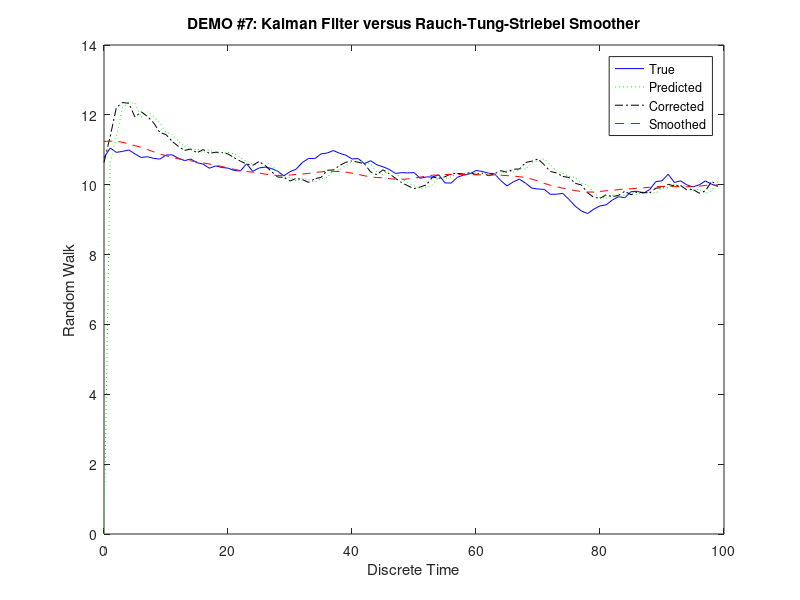
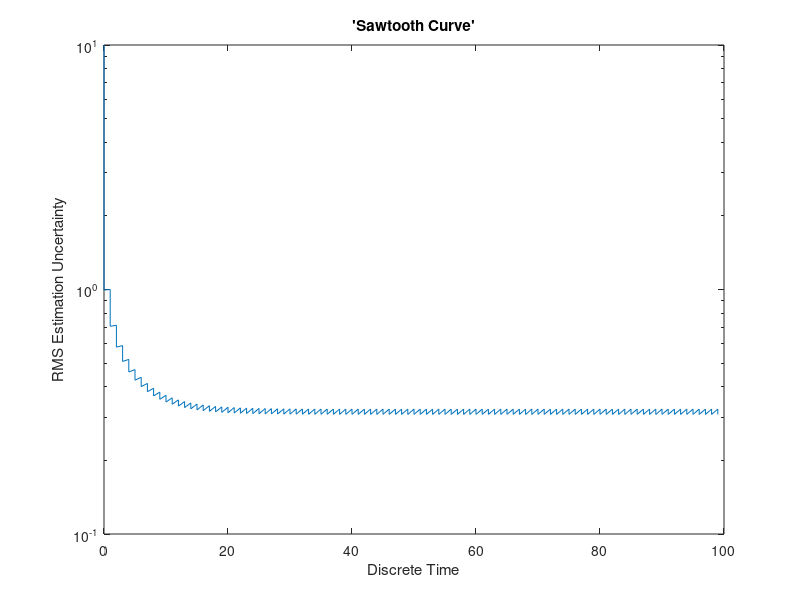

MATLAB code for these plots, in order:
% Demonstrates relative performance of Kalman filter 
% and Rauch-Tung-Striebel smoother on random walk estimation 

clear all; 
close all; 
N = 100;  % Number of samples of process used in simulations 
process_noise_variance = 0.01;  % Variance of random walk increments 
measurement_noise_variance = 1;    % Variance of sampling noise 
sigma_proces_noise  = sqrt(process_noise_variance); % Standard deviations 
sigma_measurement_noise  = sqrt(measurement_noise_variance); 

%
P_estimation_uncertainty_covariance_minus      = 100;           % Covariance of initial uncertainty 
x_true_state(1)    = sqrt(P_estimation_uncertainty_covariance_minus)*randn; % Initial value of true process 
x_estimated_state_minus(1)   = 0;             % Initial (predicted) value of true process 
sawtooth   = sqrt(P_estimation_uncertainty_covariance_minus); 
ts         = 0; 
% 

% Forward pass: filter 
for k=1:N; 
   t_vec(k) = k-1; 
   if k~=1 
      x_true_state(k)  = x_true_state(k-1) + sigma_proces_noise*randn;       % Random walk 
      P_estimation_uncertainty_covariance_minus(k) = P_estimation_uncertainty_covariance_plus(k-1) + process_noise_variance; 
      sawtooth = [sawtooth,sqrt(P_estimation_uncertainty_covariance_minus(k))]; 
      ts       = [ts,t_vec(k)]; 
      x_estimated_state_minus(k) = x_estimated_state_plus(k-1); 
   end; 
   z(k)     = x_true_state(k) + sigma_measurement_noise*randn;            % Noisy sample 
   K        = P_estimation_uncertainty_covariance_minus(k)/(P_estimation_uncertainty_covariance_minus(k)+measurement_noise_variance); 
   x_estimated_state_plus(k) = x_estimated_state_minus(k) + K*(z(k) - x_estimated_state_minus(k));  % Kalman filter estimate 
   P_estimation_uncertainty_covariance_plus(k) = P_estimation_uncertainty_covariance_minus(k) - K*P_estimation_uncertainty_covariance_minus(k); 
   sawtooth = [sawtooth,sqrt(P_estimation_uncertainty_covariance_plus(k))]; 
   ts       = [ts,t_vec(k)]; 
end; 

% Backward pass: smooth 
xsmooth = x_estimated_state_plus; 
for k=N-1:-1:1, 
   A          = P_estimation_uncertainty_covariance_plus(k)/P_estimation_uncertainty_covariance_minus(k+1); 
   xsmooth(k) = xsmooth(k) + A*(xsmooth(k+1) - x_estimated_state_minus(k+1)); 
end; 
plot(t_vec,x_true_state,'b-',t_vec,x_estimated_state_minus,'g:',t_vec,x_estimated_state_plus,'k-.',t_vec,xsmooth,'r--'); 
legend('True','Predicted','Corrected','Smoothed'); 
title('DEMO #7: Kalman Filter versus Rauch-Tung-Striebel Smoother'); 
xlabel('Discrete Time'); 
ylabel('Random Walk'); 
figure; 
semilogy(ts,sawtooth); 
xlabel('Discrete Time'); 
ylabel('RMS Estimation Uncertainty'); 
title('''Sawtooth Curve'''); 
 
